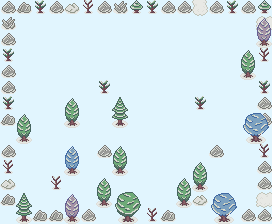

Tiled map render using the project's own tile images. Description and the map definition, with tile-layer contents summarised, below:
An orthogonal 17x14 tile map with 16x16 px tiles, 2 tile layers (Tile Layer 1, Tile Layer 2), 2 tilesets and 9 objects (3x Door, 2x Modifier).

<map version="1.9" tiledversion="1.9.0" orientation="orthogonal" renderorder="right-down" width="17" height="14" tilewidth="16" tileheight="16" infinite="0" backgroundcolor="#e1f5fe" nextlayerid="10" nextobjectid="47">
 <properties>
  <property name="has-hints" type="bool" value="true" />
  <property name="map-name" value="Mitsu Forest" />
  <property name="music" value="forest" />
 </properties>
 <tileset firstgid="1" source="../tilesets/outdoor-1.tsx" />
 <tileset firstgid="129" source="../tilesets/basic.tsx" />
 <layer id="1" name="Tile Layer 1" width="17" height="14">
  <data>[238 cells, 68 non-empty, 17 distinct tile ids]</data>
 </layer>
 <objectgroup id="9" name="npc" />
 <layer id="6" name="Tile Layer 2" width="17" height="14">
  <data>[238 cells, 18 non-empty, 8 distinct tile ids]</data>
 </layer>
 <objectgroup id="8" name="items">
  <object id="38" class="Modifier" gid="147" x="16" y="176" width="16" height="16">
   <properties>
    <property name="moneyDelta" type="int" value="5" />
   </properties>
  </object>
  <object id="39" class="Modifier" gid="147" x="16" y="64" width="16" height="16">
   <properties>
    <property name="moneyDelta" type="int" value="5" />
   </properties>
  </object>
  <object id="44" gid="71" x="128" y="160" width="16" height="16">
   <properties>
    <property name="action" value="(dialog '((&quot;/_1&quot; &quot;Go this way →&quot;)))" />
   </properties>
  </object>
  <object id="45" gid="152" x="192" y="32" width="16" height="16">
   <properties>
    <property name="actionOnEvent" value="(if (visited-room &quot;12&quot;) (delete-me))" />
   </properties>
  </object>
  <object id="46" gid="143" x="192" y="96" width="16" height="16">
   <properties>
    <property name="actionOnEvent" value="(if (visited-room &quot;12&quot;) (delete-me))" />
   </properties>
  </object>
 </objectgroup>
 <objectgroup id="2" name="spawn points">
  <object id="34" class="Door" x="192" y="0" width="16" height="16">
   <properties>
    <property name="roomId" value="10" />
   </properties>
  </object>
  <object id="35" class="Door" x="256" y="192" width="16" height="16">
   <properties>
    <property name="orientation" type="int" value="3" />
    <property name="roomId" value="13" />
   </properties>
  </object>
  <object id="36" class="Door" x="256" y="16" width="16" height="16">
   <properties>
    <property name="mainDoor" type="bool" value="true" />
    <property name="orientation" type="int" value="3" />
    <property name="roomId" value="11" />
   </properties>
  </object>
  <object id="37" gid="141" x="240" y="208" width="16" height="16">
   <properties>
    <property name="healthPointsDelta" type="int" value="50" />
   </properties>
  </object>
 </objectgroup>
</map>
